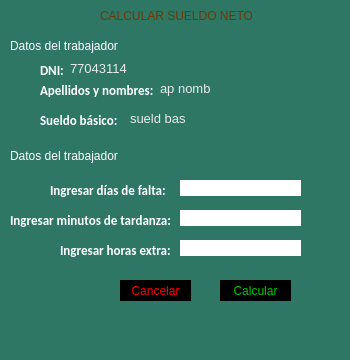
<?xml version="1.0" encoding="UTF-8"?>
<ui version="4.0">
 <class>MainWindow</class>
 <widget class="QMainWindow" name="MainWindow">
  <property name="geometry">
   <rect>
    <x>0</x>
    <y>0</y>
    <width>350</width>
    <height>360</height>
   </rect>
  </property>
  <property name="minimumSize">
   <size>
    <width>350</width>
    <height>360</height>
   </size>
  </property>
  <property name="maximumSize">
   <size>
    <width>1080</width>
    <height>620</height>
   </size>
  </property>
  <property name="cursor">
   <cursorShape>ArrowCursor</cursorShape>
  </property>
  <property name="windowTitle">
   <string>Gestión de Sueldos</string>
  </property>
  <property name="styleSheet">
   <string notr="true">QWidget#centralwidget{
background-color: rgb(45, 119, 100);}</string>
  </property>
  <widget class="QWidget" name="centralwidget">
   <widget class="QLabel" name="label">
    <property name="geometry">
     <rect>
      <x>100</x>
      <y>0</y>
      <width>211</width>
      <height>31</height>
     </rect>
    </property>
    <property name="styleSheet">
     <string notr="true">font: 700 bold 15pt &quot;Calibri&quot;;
color: rgb(112, 56, 0);</string>
    </property>
    <property name="text">
     <string>CALCULAR SUELDO NETO</string>
    </property>
   </widget>
   <widget class="QLabel" name="label_6">
    <property name="geometry">
     <rect>
      <x>40</x>
      <y>60</y>
      <width>31</width>
      <height>21</height>
     </rect>
    </property>
    <property name="font">
     <font>
      <family>Calibri</family>
      <pointsize>10</pointsize>
      <italic>false</italic>
      <bold>true</bold>
     </font>
    </property>
    <property name="styleSheet">
     <string notr="true">font: 700 bold 10pt &quot;Calibri&quot;;
color: white;
</string>
    </property>
    <property name="text">
     <string>DNI:</string>
    </property>
   </widget>
   <widget class="QLabel" name="label_7">
    <property name="geometry">
     <rect>
      <x>40</x>
      <y>80</y>
      <width>121</width>
      <height>21</height>
     </rect>
    </property>
    <property name="font">
     <font>
      <family>Calibri</family>
      <pointsize>10</pointsize>
      <italic>false</italic>
      <bold>true</bold>
     </font>
    </property>
    <property name="styleSheet">
     <string notr="true">font: 700 Bold 10pt &quot;Calibri&quot;;
color: white;
</string>
    </property>
    <property name="text">
     <string>Apellidos y nombres: </string>
    </property>
   </widget>
   <widget class="QLabel" name="label_8">
    <property name="geometry">
     <rect>
      <x>40</x>
      <y>110</y>
      <width>81</width>
      <height>21</height>
     </rect>
    </property>
    <property name="font">
     <font>
      <family>Calibri</family>
      <pointsize>10</pointsize>
      <italic>false</italic>
      <bold>true</bold>
     </font>
    </property>
    <property name="styleSheet">
     <string notr="true">font: 700 10pt &quot;Calibri&quot;;
color: white;
</string>
    </property>
    <property name="text">
     <string>Sueldo básico: </string>
    </property>
   </widget>
   <widget class="QLabel" name="label_9">
    <property name="geometry">
     <rect>
      <x>50</x>
      <y>180</y>
      <width>131</width>
      <height>21</height>
     </rect>
    </property>
    <property name="font">
     <font>
      <family>Calibri</family>
      <pointsize>10</pointsize>
      <italic>false</italic>
      <bold>true</bold>
     </font>
    </property>
    <property name="styleSheet">
     <string notr="true">font: 700 10pt &quot;Calibri&quot;;
color: white;
</string>
    </property>
    <property name="text">
     <string>Ingresar días de falta:</string>
    </property>
   </widget>
   <widget class="QLabel" name="label_10">
    <property name="geometry">
     <rect>
      <x>10</x>
      <y>210</y>
      <width>171</width>
      <height>21</height>
     </rect>
    </property>
    <property name="font">
     <font>
      <family>Calibri</family>
      <pointsize>10</pointsize>
      <italic>false</italic>
      <bold>true</bold>
     </font>
    </property>
    <property name="styleSheet">
     <string notr="true">font: 700 10pt &quot;Calibri&quot;;
color: white;
</string>
    </property>
    <property name="text">
     <string>Ingresar minutos de tardanza:</string>
    </property>
   </widget>
   <widget class="QLabel" name="label_11">
    <property name="geometry">
     <rect>
      <x>60</x>
      <y>240</y>
      <width>121</width>
      <height>21</height>
     </rect>
    </property>
    <property name="font">
     <font>
      <family>Calibri</family>
      <pointsize>10</pointsize>
      <italic>false</italic>
      <bold>true</bold>
     </font>
    </property>
    <property name="styleSheet">
     <string notr="true">font: 700 10pt &quot;Calibri&quot;;
color: white;
</string>
    </property>
    <property name="text">
     <string>Ingresar horas extra:</string>
    </property>
   </widget>
   <widget class="QLineEdit" name="lineEdit_5">
    <property name="geometry">
     <rect>
      <x>180</x>
      <y>210</y>
      <width>121</width>
      <height>16</height>
     </rect>
    </property>
    <property name="styleSheet">
     <string notr="true">font: 500 10pt &quot;Calibri&quot;;
color: black;
border-radius: 15px;
</string>
    </property>
    <property name="text">
     <string/>
    </property>
   </widget>
   <widget class="QLineEdit" name="lineEdit_6">
    <property name="geometry">
     <rect>
      <x>180</x>
      <y>240</y>
      <width>121</width>
      <height>16</height>
     </rect>
    </property>
    <property name="styleSheet">
     <string notr="true">font: 500 10pt &quot;Calibri&quot;;
color: black;
border-radius: 15px;
</string>
    </property>
    <property name="text">
     <string/>
    </property>
   </widget>
   <widget class="QLineEdit" name="lineEdit_7">
    <property name="geometry">
     <rect>
      <x>180</x>
      <y>180</y>
      <width>121</width>
      <height>16</height>
     </rect>
    </property>
    <property name="styleSheet">
     <string notr="true">font: 500 10pt &quot;Calibri&quot;;
color: black;
border-radius: 15px;
</string>
    </property>
    <property name="text">
     <string/>
    </property>
   </widget>
   <widget class="QLabel" name="label_2">
    <property name="geometry">
     <rect>
      <x>10</x>
      <y>30</y>
      <width>181</width>
      <height>31</height>
     </rect>
    </property>
    <property name="styleSheet">
     <string notr="true">font: 700 bold 15pt &quot;Calibri&quot;;
color: white;</string>
    </property>
    <property name="text">
     <string>Datos del trabajador</string>
    </property>
   </widget>
   <widget class="QLabel" name="label_3">
    <property name="geometry">
     <rect>
      <x>70</x>
      <y>60</y>
      <width>111</width>
      <height>16</height>
     </rect>
    </property>
    <property name="font">
     <font>
      <pointsize>10</pointsize>
     </font>
    </property>
    <property name="styleSheet">
     <string notr="true">color: rgb(234, 234, 234);</string>
    </property>
    <property name="text">
     <string>77043114</string>
    </property>
   </widget>
   <widget class="QLabel" name="label_4">
    <property name="geometry">
     <rect>
      <x>160</x>
      <y>80</y>
      <width>111</width>
      <height>16</height>
     </rect>
    </property>
    <property name="font">
     <font>
      <pointsize>10</pointsize>
     </font>
    </property>
    <property name="styleSheet">
     <string notr="true">color: rgb(234, 234, 234);</string>
    </property>
    <property name="text">
     <string>ap nomb</string>
    </property>
   </widget>
   <widget class="QLabel" name="label_5">
    <property name="geometry">
     <rect>
      <x>130</x>
      <y>110</y>
      <width>81</width>
      <height>16</height>
     </rect>
    </property>
    <property name="font">
     <font>
      <pointsize>10</pointsize>
     </font>
    </property>
    <property name="styleSheet">
     <string notr="true">color: rgb(234, 234, 234);</string>
    </property>
    <property name="text">
     <string>sueld bas</string>
    </property>
   </widget>
   <widget class="QLabel" name="label_12">
    <property name="geometry">
     <rect>
      <x>10</x>
      <y>140</y>
      <width>181</width>
      <height>31</height>
     </rect>
    </property>
    <property name="styleSheet">
     <string notr="true">font: 700 bold 15pt &quot;Calibri&quot;;
color: white;</string>
    </property>
    <property name="text">
     <string>Datos del trabajador</string>
    </property>
   </widget>
   <widget class="QPushButton" name="pushButton">
    <property name="geometry">
     <rect>
      <x>220</x>
      <y>280</y>
      <width>71</width>
      <height>21</height>
     </rect>
    </property>
    <property name="autoFillBackground">
     <bool>false</bool>
    </property>
    <property name="styleSheet">
     <string notr="true">font: 700 10pt &quot;Calibri&quot;;
color: rgb(0, 200, 0);
border-radius: 20px;
background-color: rgb(0, 0, 0);</string>
    </property>
    <property name="text">
     <string>Calcular</string>
    </property>
   </widget>
   <widget class="QPushButton" name="pushButton_2">
    <property name="geometry">
     <rect>
      <x>120</x>
      <y>280</y>
      <width>71</width>
      <height>21</height>
     </rect>
    </property>
    <property name="autoFillBackground">
     <bool>false</bool>
    </property>
    <property name="styleSheet">
     <string notr="true">font: 700 10pt &quot;Calibri&quot;;
color: rgb(255, 0, 0);;
border-radius: 20px;
background-color: rgb(0, 0, 0);</string>
    </property>
    <property name="text">
     <string>Cancelar</string>
    </property>
   </widget>
  </widget>
  <widget class="QMenuBar" name="menubar">
   <property name="geometry">
    <rect>
     <x>0</x>
     <y>0</y>
     <width>350</width>
     <height>22</height>
    </rect>
   </property>
  </widget>
 </widget>
 <resources/>
 <connections/>
</ui>
